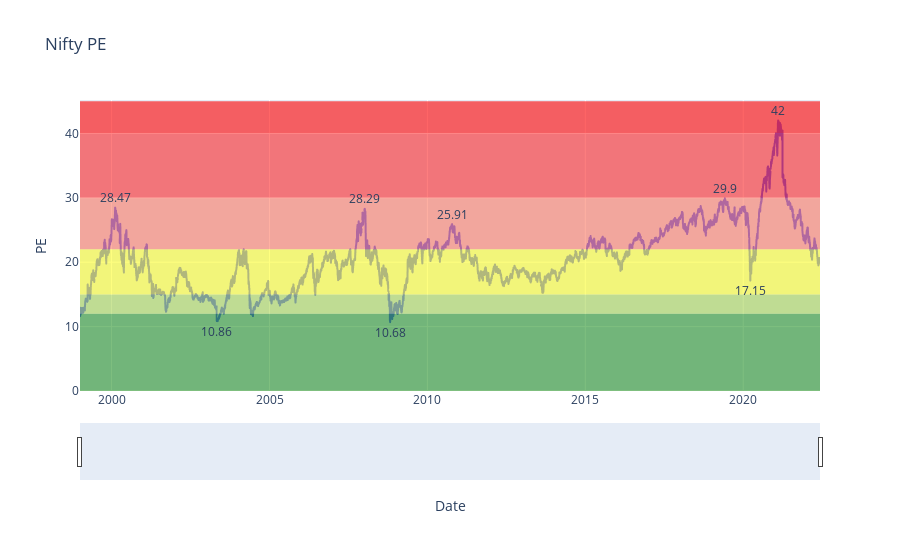

Notebook source saved alongside this figure:
### Markdown cell above
## Plot using plotly

### Code cell
# PE Chart

fig = px.line(NiftyPE, x='Date', y='PE', 
              hover_data={"Date": "|%B %d, %Y"},
              title='Nifty PE')

# adding horizontal rectangle for coloring
fig.add_hrect(y0=0, y1=12, line_width=0, fillcolor="rgb(0,128,0)", opacity=0.5)
fig.add_hrect(y0=12, y1=15, line_width=0, fillcolor="rgb(154,205,50)", opacity=0.5)
fig.add_hrect(y0=15, y1=22, line_width=0, fillcolor="rgb(255,255,0)", opacity=0.5)
fig.add_hrect(y0=22, y1=30, line_width=0, fillcolor="rgb(255,99,71)", opacity=0.5)
fig.add_hrect(y0=30, y1=40, line_width=0, fillcolor="rgb(255,0,0)", opacity=0.5)
fig.add_hrect(y0=40, y1=45, line_width=0, fillcolor="rgb(255,0,0)", opacity=0.6)

# adding annotation for selective labeling
fig.add_annotation(x="2021-02-08", y=42, text="42", showarrow=False, yshift=10)
fig.add_annotation(x="2020-03-23", y=17.15, text="17.15", showarrow=False, yshift=-10)
fig.add_annotation(x="2019-06-03", y=29.9, text="29.9", showarrow=False, yshift=10)
fig.add_annotation(x="2010-10-13", y=25.91, text="25.91", showarrow=False, yshift=10)
fig.add_annotation(x="2008-10-27", y=10.68, text="10.68", showarrow=False, yshift=-10)
fig.add_annotation(x="2008-01-08", y=28.29, text="28.29", showarrow=False, yshift=10)
fig.add_annotation(x="2003-05-02", y=10.86, text="10.86", showarrow=False, yshift=-10)
fig.add_annotation(x="2000-02-11", y=28.47, text="28.47", showarrow=False, yshift=10)

# adding rangeslider
fig.update_xaxes(rangeslider_visible=True)

fig.show()

### Figure 1 — Plotly figure (JSON) as saved in the notebook; plotly's stock layout.template omitted (floating-point values rounded to 4 significant figures; data arrays with more than 128 entries replaced by an {"elided": "..."} marker saying what was removed)
{"data": [{"hovertemplate": "Date=%{x|%B %d, %Y}<br>PE=%{y}<extra></extra>", "legendgroup": "", "line": {"color": "#636efa", "dash": "solid"}, "marker": {"symbol": "circle"}, "mode": "lines", "name": "", "showlegend": false, "type": "scattergl", "x": {"elided": "5834 str values"}, "xaxis": "x", "y": {"elided": "5834 float values"}, "yaxis": "y"}], "layout": {"annotations": [{"showarrow": false, "text": "42", "x": "2021-02-08", "y": 42, "yshift": 10}, {"showarrow": false, "text": "17.15", "x": "2020-03-23", "y": 17.15, "yshift": -10}, {"showarrow": false, "text": "29.9", "x": "2019-06-03", "y": 29.9, "yshift": 10}, {"showarrow": false, "text": "25.91", "x": "2010-10-13", "y": 25.91, "yshift": 10}, {"showarrow": false, "text": "10.68", "x": "2008-10-27", "y": 10.68, "yshift": -10}, {"showarrow": false, "text": "28.29", "x": "2008-01-08", "y": 28.29, "yshift": 10}, {"showarrow": false, "text": "10.86", "x": "2003-05-02", "y": 10.86, "yshift": -10}, {"showarrow": false, "text": "28.47", "x": "2000-02-11", "y": 28.47, "yshift": 10}], "legend": {"tracegroupgap": 0}, "shapes": [{"fillcolor": "rgb(0,128,0)", "line": {"width": 0}, "opacity": 0.5, "type": "rect", "x0": 0, "x1": 1, "xref": "x domain", "y0": 0, "y1": 12, "yref": "y"}, {"fillcolor": "rgb(154,205,50)", "line": {"width": 0}, "opacity": 0.5, "type": "rect", "x0": 0, "x1": 1, "xref": "x domain", "y0": 12, "y1": 15, "yref": "y"}, {"fillcolor": "rgb(255,255,0)", "line": {"width": 0}, "opacity": 0.5, "type": "rect", "x0": 0, "x1": 1, "xref": "x domain", "y0": 15, "y1": 22, "yref": "y"}, {"fillcolor": "rgb(255,99,71)", "line": {"width": 0}, "opacity": 0.5, "type": "rect", "x0": 0, "x1": 1, "xref": "x domain", "y0": 22, "y1": 30, "yref": "y"}, {"fillcolor": "rgb(255,0,0)", "line": {"width": 0}, "opacity": 0.5, "type": "rect", "x0": 0, "x1": 1, "xref": "x domain", "y0": 30, "y1": 40, "yref": "y"}, {"fillcolor": "rgb(255,0,0)", "line": {"width": 0}, "opacity": 0.6, "type": "rect", "x0": 0, "x1": 1, "xref": "x domain", "y0": 40, "y1": 45, "yref": "y"}], "title": {"text": "Nifty PE"}, "xaxis": {"anchor": "y", "domain": [0, 1], "rangeslider": {"visible": true}, "title": {"text": "Date"}}, "yaxis": {"anchor": "x", "domain": [0, 1], "title": {"text": "PE"}}}}
